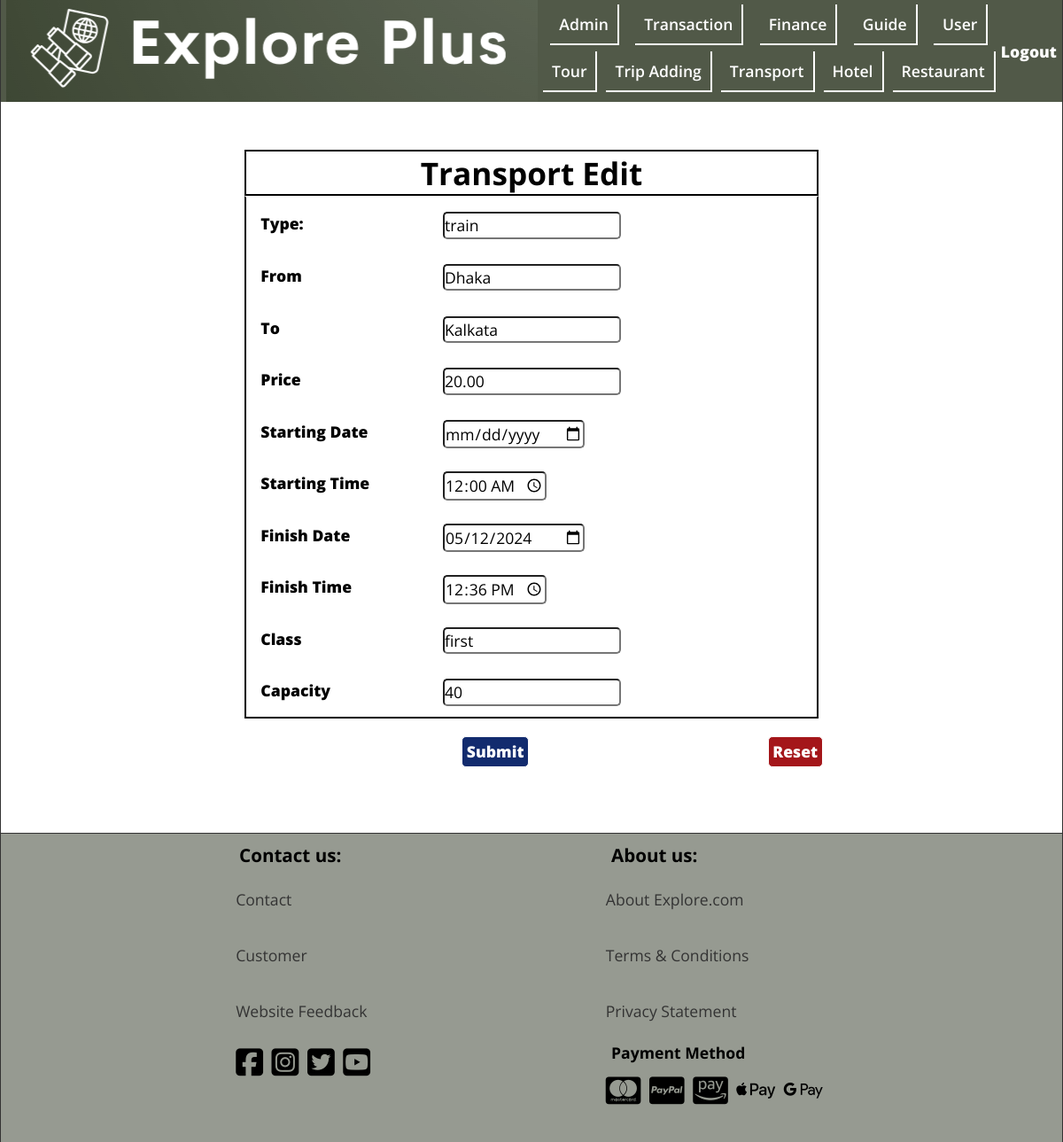
Screenshot of /Admin/transport_crud/transport_edit.php?transport_id=1 with the database file from the repository.
### tables this page shows
CREATE TABLE `transport` (
  `transport_id` int(11) NOT NULL,
  `type` varchar(50) DEFAULT NULL,
  `from_place` varchar(100) DEFAULT NULL,
  `to_place` varchar(100) DEFAULT NULL,
  `price` decimal(10,2) DEFAULT NULL,
  `start_date` date DEFAULT NULL,
  `finish_date` date DEFAULT NULL,
  `finish_time` time DEFAULT NULL,
  `class` varchar(50) DEFAULT NULL,
  `capacity` int(11) DEFAULT NULL,
  `tour_id` int(11) DEFAULT NULL,
  `start_time` time NOT NULL
);

### Admin/transport_crud/transport_edit.php (the view, shortened to what this page needs)
<!DOCTYPE html>
<html lang="en">
<head>
  <link rel="stylesheet" href="../../css/style.css">
  <link rel="stylesheet" href="https://cdnjs.cloudflare.com/ajax/libs/font-awesome/6.5.1/css/all.min.css" />
</head>
<body>
<header class="header admin">
    <div class="header__logo">
        <figure>
            <img src="../../img/logo3.png" alt="logo" title="logo" height="115" width="600">
        </figure>
    </div>
    <nav class="header__nav nav__admin">
        <ul class="header__ul header__admin">
            <li><a href="../admin.php">Admin</a></li>
            <li><a href="../transaction.php">Transaction</a></li>
            <li><a href="../finance.php">Finance</a></li>
            <li><a href="../guide.php">Guide</a></li>
            <li><a href="../user_list.php">User</a></li>
        </ul>
        <ul class="header__ul header__admin">
            <li><a href="../tour_condition.php">Tour</a></li>
            <li><a href="../trip_crud/trip_adding.php">Trip Adding</a></li>
            <li><a href="../transportation_info.php">Transport</a></li>
            <li><a href="../hotel_info.php">Hotel</a></li>
            <li><a href="../restaurant_info.php">Restaurant</a></li>
        </ul>
    </nav>
    <div class="admin__logout"><a href="../admin_login.php">Logout</a></div>
</header>
<main class="main__crud">
   <?php
   $conn = mysqli_connect("localhost","root","","explore_plus");
   $transportId = $_GET['transport_id'];
   $sql = "SELECT * FROM transport where transport_id = '{$transportId}'";
   $result = mysqli_query($conn,$sql);
   $transport = mysqli_fetch_assoc($result);
   ?>
  <form class="crud__all" action="TEdit.php" method="post">
    <h3 class="crud__h3">Transport Edit</h3>
    <fieldset class="crud__fieldset">
      <p class="crud__p">
        <label class="crud__label" for="type">Type:</label>
        <input class="crud__input" type="text" name="type" id="type" value="<?php echo $transport['type'] ?>"   required autofocus>
      </p>
      <p class="crud__p">
        <label class="crud__label" for="from">From</label>
        <input class="crud__input" type="text" name="from" id="from" value="<?php echo $transport['from_place'] ?>"  required autofocus>
      </p>
      <p class="crud__p">
        <label class="crud__label" for="to">To</label>
        <input class="crud__input" type="text" name="to" id="to" value="<?php echo $transport['to_place'] ?>"  required autofocus>
      </p>
      <p class="crud__p">
        <label class="crud__label" for="price">Price</label>
        <input class="crud__input" type="text" name="price" id="price" value="<?php echo $transport['price'] ?>"  required autofocus>
      </p>
      <p class="crud__p">
        <label class="crud__label" for="start_date">Starting Date</label>
        <input class="crud__input" type="date" name="start_date" id="start_date" value="<?php echo $transport['start_date'] ?>" required autofocus>
      </p>
      <p class="crud__p">
        <label class="crud__label" for="start_time">Starting Time</label>
        <input class="crud__input" type="time" name="start_time" id="start_time" value="<?php echo $transport['start_time'] ?>"  required autofocus>
      </p>
      <p class="crud__p">
        <label class="crud__label" for="finish_date">Finish Date</label>
        <input class="crud__input" type="date" name="finish_date" id="finish_date" value="<?php echo $transport['finish_date'] ?>"  required autofocus>
      </p>
      <p class="crud__p">
        <label class="crud__label" for="finish_time">Finish Time</label>
        <input class="crud__input" type="time" name="finish_time" id="finish_time" value="<?php echo $transport['finish_time'] ?>"  required autofocus>
      </p>
      <p class="crud__p">
        <label class="crud__label" for="class">Class</label>
        <input class="crud__input" type="text" name="class" id="class" value="<?php echo $transport['class'] ?>"  required autofocus>
      </p>
      <p class="crud__p">
        <label class="crud__label" for="capacity">Capacity</label>
        <input class="crud__input" type="text" name="capacity" id="capacity" value="<?php echo $transport['capacity'] ?>"  required autofocus>
      </p>
    </fieldset>
    <div class="crud__div">
      <button class="crud__btn" type="submit" name="editDone">Submit</button>
      <button class="crud__btn diff2" type="reset">Reset</button>
    </div>
  </form>
</main>
<footer class="footer admin-foot">
    <div class="footer__contact">
        <h3 class="footer__h3">Contact us:</h3>
        <ul class="footer__ul">
            <li><a href="../../footerPage/contact_us.html">Contact</a></li>
            <li><a href="../../footerPage/customer.html">Customer</a></li>
            <li><a href="../../footerPage/website_feedback.php">Website Feedback</a></li>
        </ul>
        <div class="footer__icons">
            <i class="fa-brands fa-square-facebook"></i>
            <i class="fa-brands fa-square-instagram"></i>
            <i class="fa-brands fa-square-twitter"></i>
            <i class="fa-brands fa-square-youtube"></i>
        </div>
    </div>
    <div class="footer__about">
        <h3 class="footer__h3">About us:</h3>
        <ul class="footer__ul">
            <li><a href="../../footerPage/about__us.html">About Explore.com</a></li>
            <li><a href="../../footerPage/terms_condition.html">Terms &amp; Conditions</a></li>
            <li><a href="../../footerPage/privacy_statement.html">Privacy Statement</a></li>
        </ul>
        <h4 class="footer__h3">Payment Method</h4>
        <div class="footer__icons">
            <i class="fa-brands fa-cc-mastercard"></i>
            <i class="fa-brands fa-cc-paypal"></i>
            <i class="fa-brands fa-cc-amazon-pay"></i>
            <i class="fa-brands fa-apple-pay"></i>
            <i class="fa-brands fa-google-pay"></i>
        </div>
    </div>
</footer>

### css/style.css (style rules this page uses)
*, *::after, *::before { margin: 0; padding: 0; box-sizing: border-box; }
img { display: block; max-width: 100%; height: auto; }
input, textarea, button, select { font: inherit; }
:root { --FF: 'Open Sans', sans-serif; --FS: clamp(1rem,2.2vh,1.5rem); --FS-BIG: 2rem; --FF-HEADING: 'Fugus One', 'Cursive'; --BGCOLOR: #f5f8fe; --BGCOLOR-FADE: #0c93a7; --BGCOLOR-FADE-MAX: #61aeac; --FOOTER-BGCOLOR: #accfd5; --COLOR: #f9efa0; --COLOR-FADE: rgba(248, 223, 171, 0.41); --BODY-BGCOLOR: #fff; --FONT-COLOR: #000; --LIST-BGCOLOR: #f5f7f8; --BORDER-COLOR: #333; --BGIMAGE: linear-gradient(to bottom,var(--BGCOLOR),var(--BGCOLOR-FADE)); --BGIMAGE-MAX: linear-gradient(to bottom,var(--BGCOLOR),var(--BGCOLOR-FADE),var(--BGCOLOR-FADE-MAX)); --HEIGHTLIGHT-BGCOLOR: #439fa8; --HIGHLIGHT-COLOR: #fff; --HEADER-COLOR: #fff; --HEADER-BGCOLOR: #000; --NAV-BGCOLOR: #fff; --HERO-BGCOLOR: rgba(51,178,51,0.75); --BUTTON-BGCOLOR: #000; --BUTTON-COLOR: #fff; --HEADER-LINK-COLOR: #fff; --HEADER-LINK-HOVER: #ffffff; --LINK-COLOR: #333; --LINK-HOVER: rgba(51, 51, 51, 0.5); --ADMIN-BGCOLOR: #515948; --ADMIN-FOOTER-COLOR: rgba(64, 72, 55, 0.55); --BORDER: 1px solid var(--BORDER-COLOR); --BORDER-RADIUS: 15px; --BORDER-LITE-RADIUS: 5px; --PADDING-TB: 0.25em; --PADDING-SIDE: 2.5%; --MARGIN: clamp(1em,2.5vh,1.5em); --TEST1 : #020202; --TEST2: yellow; --TEST3: green; --TEST4: blue; --TEST5: purple; }
html { scroll-behavior: smooth; font-size: var(--FS); font-family: var(--FF); background-color: var(--BGCOLOR); background-image: var(--BGIMAGE); background-repeat: no-repeat; background-size: cover; }
body { background-color: var(--BODY-BGCOLOR); min-height: 100vh; max-height: 800vh; min-width: 1200px; margin: 0 auto; border-left: var(--BORDER); border-right: var(--BORDER); box-shadow: 0 0 10px var(--BORDER-COLOR); }
p { line-height: 1.5; }
a:any-link { color: var(--LINK-COLOR); text-decoration: none; }
.header { display: flex; justify-content: space-evenly; align-items: center; background-color: #439fa8;; position: sticky; top: 0; z-index: 1; }
.header__ul { font-weight: 600; min-width: 500px; display: flex; justify-content: space-evenly; align-items: center; gap: 10px; padding-bottom: 7px; }
.header__ul li { padding: 10px; border-right: 2px solid white; border-bottom: 2px solid white; }
.admin__logout a { font-weight: 900; color: #ffffff; }
.footer { position: relative; bottom: 0; display: flex; justify-content: space-evenly; border-top: var(--BORDER); background-color: var(--FOOTER-BGCOLOR); padding: var(--PADDING-TB); }
.footer li { padding: 1.1em 0; list-style-type: none; }
.footer__icons { padding-top: 0.5em; padding-bottom: 2em; align-items: center; }
.footer__icons i { font-size: 2rem; padding-right: 5px; }
.footer__h3 { padding: var(--PADDING-TB) var(--PADDING-SIDE); }
.header__ul { list-style-type: none; }
.header__ul a:any-link { color: var(--HEADER-LINK-COLOR); }
.admin { background-color: var(--ADMIN-BGCOLOR); }
.admin-foot { background-color: var(--ADMIN-FOOTER-COLOR); }
.main__crud { padding: 50px 75px; display: flex; justify-content: center; }
.crud__all { width: 700px; padding: var(--PADDING-TB) var(--PADDING-SIDE); border: 0; border-radius: var(--BORDER-RADIUS); position: relative; }
.crud__h3 { font-size: 2rem; text-align: center; border: 2px solid black; }
.crud__fieldset { border: 2px solid black; border-top: 2px solid white; }
.crud__p { padding: var(--PADDING-SIDE); }
.crud__input, .crud__textarea, .file_up, .crud__select { border-radius: var(--BORDER-LITE-RADIUS); position: absolute; left: 250px; }
.crud__label { text-align: center; font-weight: 900; }
.crud__div { margin: 20px; padding-left: -20px; display: flex; justify-content: center; gap: 20px; }
.crud__btn { margin-left: 250px; border: 1px solid white; border-radius: var(--BORDER-LITE-RADIUS); font-weight: 900; padding: var(--PADDING-TB); background-color: #122b6e; color: var(--BUTTON-COLOR); }
.diff2 { background-color: #A4161AFF; }

### rows the page displays
transport: type "train", from "Dhaka", to "Kalkata", price "20.00", start_time "00:00:00", finish_date "05/12/2024", finish_time "12:36:00", class "first", capacity "40"
